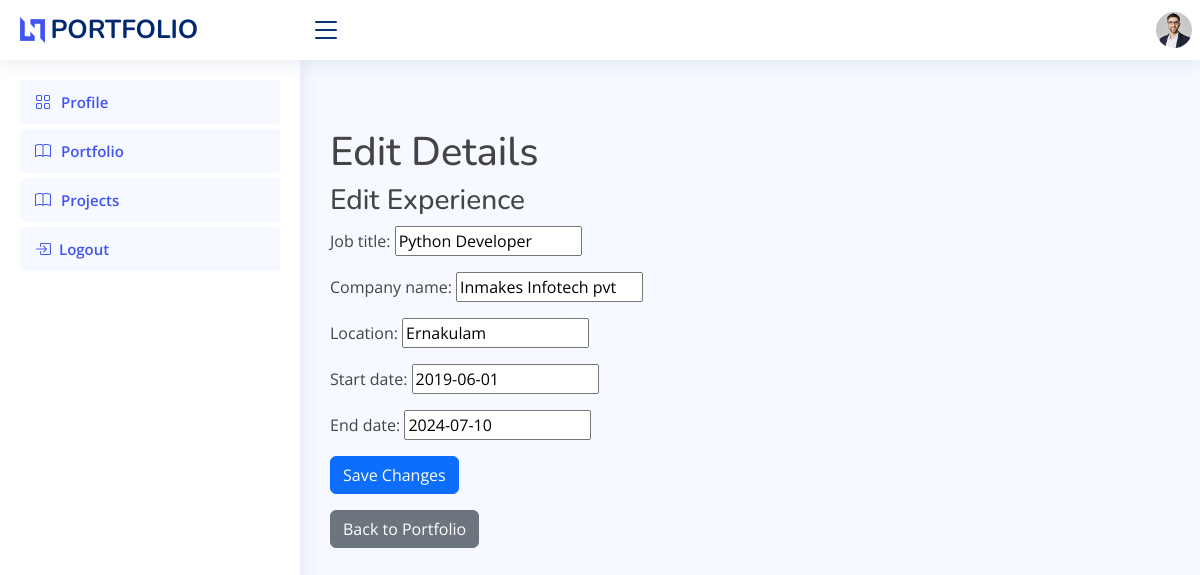
/edit-details/experience/3/, run on the app's committed database.
### userprofileapp/models.py (models this page shows, shortened)
class Experience(models.Model):
    user = models.ForeignKey(User, on_delete=models.CASCADE)  # Link to the user (portfolio owner)
    job_title = models.CharField(max_length=255)
    company_name = models.CharField(max_length=255)
    location = models.CharField(max_length=255, blank=True)  # Optional field for location
    start_date = models.DateField()
    end_date = models.DateField(null=True, blank=True)  # Null/blank for current job

### userprofileapp/views.py (the view)
# urls.py: path('edit-details/experience/<int:id>/', views.edit_experience, name='edit_experience'),
def edit_experience(request, id):
    experience = get_object_or_404(Experience, id=id)
    if request.method == "POST":
        form = ExperienceForm(request.POST, instance=experience)
        if form.is_valid():
            form.save()
            return redirect('viewdetails')  # Redirect after saving
    else:
        form = ExperienceForm(instance=experience)
    return render(request, 'edit_details.html', {'experience_form': form})

### userprofileapp/forms.py
class ExperienceForm(forms.ModelForm):
    class Meta:
        model = Experience
        fields = ['job_title', 'company_name', 'location', 'start_date', 'end_date']
        widgets = {
            'start_date': forms.DateInput(attrs={'class': 'date-field', 'placeholder': 'YYYY-MM-DD'}),
            'end_date': forms.DateInput(attrs={'class': 'date-field', 'placeholder': 'YYYY-MM-DD'}),
        }

### templates/edit_details.html (shortened to what this page needs)
{% extends 'base.html' %}
{% load static %}
{% block content %}
<div class="container mt-5">
    <h1>Edit Details</h1>
    {% if experience_form %}
        <h3>Edit Experience</h3>
        <form method="POST">
            {{ experience_form.as_p }}
            <button type="submit" class="btn btn-primary">Save Changes</button>
        </form>
    {% endif %}
    <a href="{% url 'view_portfolio' %}" class="btn btn-secondary mt-3">Back to Portfolio</a>
</div>
{% endblock %}

### static/assets/css/style.css (style rules this page uses)
:root { scroll-behavior: smooth; }
body { font-family: "Open Sans", sans-serif; background: #f6f9ff; color: #444444; }
a { color: #4154f1; text-decoration: none; }
h1, h2, h3, h4, h5, h6 { font-family: "Nunito", sans-serif; }

### data on the page
Experience: job_title "Python Developer", company_name "Inmakes Infotech pvt", location "Ernakulam", start_date "2019-06-01", end_date "2024-07-10"
